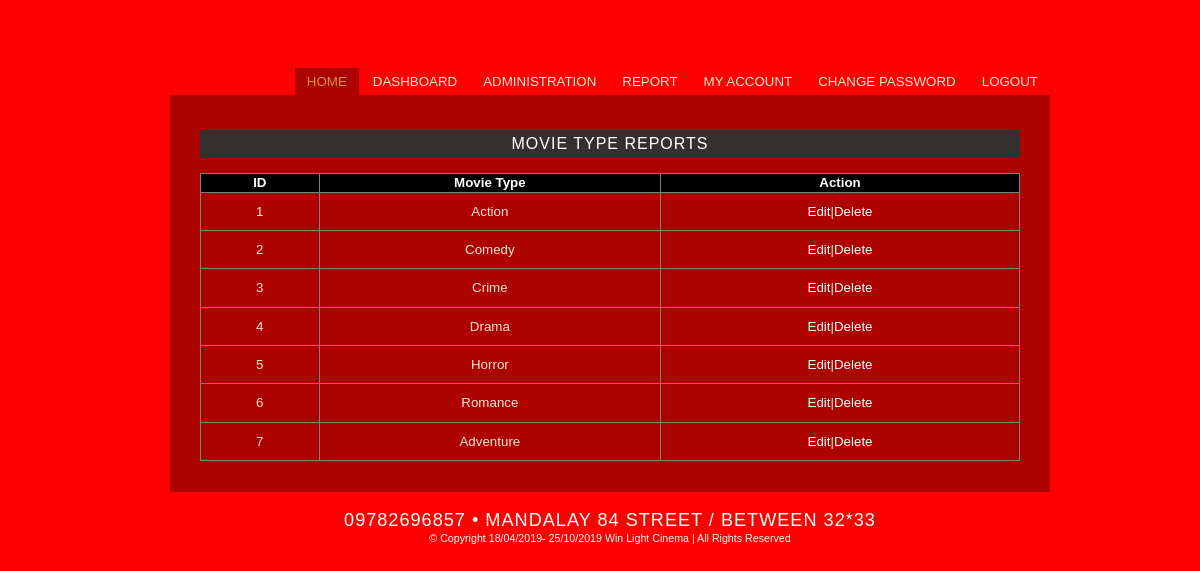
Page /admin/movietype_report.php (signed in) on the committed database.
### tables this page shows
CREATE TABLE IF NOT EXISTS `movietype` (
  `id` int(11) NOT NULL AUTO_INCREMENT,
  `typename` varchar(50) NOT NULL,
  `description` varchar(1000) NOT NULL,
  PRIMARY KEY (`id`)
);

### admin/movietype_report.php (the view, shortened to what this page needs)
<?php
	include('header.php');
?>
 <div id="content">
			<div class="portfolio-area" style="margin:0 auto; padding:20px 20px 20px 20px; width:820px;">
				<h2 class="accordion-header" style="height: 18px; margin-bottom: 15px; color: rgb(255, 255, 255); background: none repeat scroll 0px 0px rgb(53, 48, 48);">Movie Type Reports</h2>
				<table class="detail" border="1">
					<tr>
						<th>ID</th>
						<th>Movie Type</th>
						<th>Action</th>
					</tr>
					<?php
						$res=mysql_query("select * from movietype");
						while($row=mysql_fetch_assoc($res)):
					?>
					<tr>
						<td><?php echo $row['id']; ?></td>
						<td><?php echo $row['typename']; ?></td>
						<td><a href="" style="color: #fff;text-decoration: none;">Edit</a>|<a href="" style="color: #fff;text-decoration: none;">Delete</a></td>
					</tr>
					<?php endwhile; ?>
				</table>
            </div>
    </div>
 <?php
	include('footer.php');
 ?>

### admin/xres/css/style.css (style rules this page uses)
* { margin:0;padding:0; }
img, a { border:none; outline:none; }
body { background-color: red; font:smaller Arial, Helvetica, sans-serif; line-height:1.3em; color:#f6e8d2; }
#content { float:left; background: transparent url(../images/slideshow-bg.png) repeat-x top left; width:860px; min-height:377px; padding:10px; margin:0 0 20px 50px; }

### admin/vallenato/vallenato.css (style rules this page uses)
.accordion-header { font-size: 16px; background: #ebebeb; margin: 5px 0 0 0; padding: 5px 20px; cursor: pointer; color: #666666; }
.active-header { background: url(images/active-header.gif) #cef98d; background-repeat: no-repeat; background-position: right 50%; }

### admin/css/demo.css (style rules this page uses)
h2 { font-weight:lighter; font-family:verdana,arial,sans-serif; text-align:center; margin-top:1em; color:#333; text-transform:uppercase; letter-spacing:1px; font-size:1.2em; }
a { font-weight:normal; outline:none; }

### admin/movietype_report.php (style rules this page uses)
.detail { border-collapse: collapse; width: 100%; }
.detail th { text-align: center; background-color: black; color: white; }
.detail td { text-align: center; padding: 10px; }

### rows in the picture
movietype: id "1", typename "Action"
movietype: id "2", typename "Comedy"
movietype: id "3", typename "Crime"
movietype: id "4", typename "Drama"
movietype: id "5", typename "Horror"
movietype: id "6", typename "Romance"
movietype: id "7", typename "Adventure"
